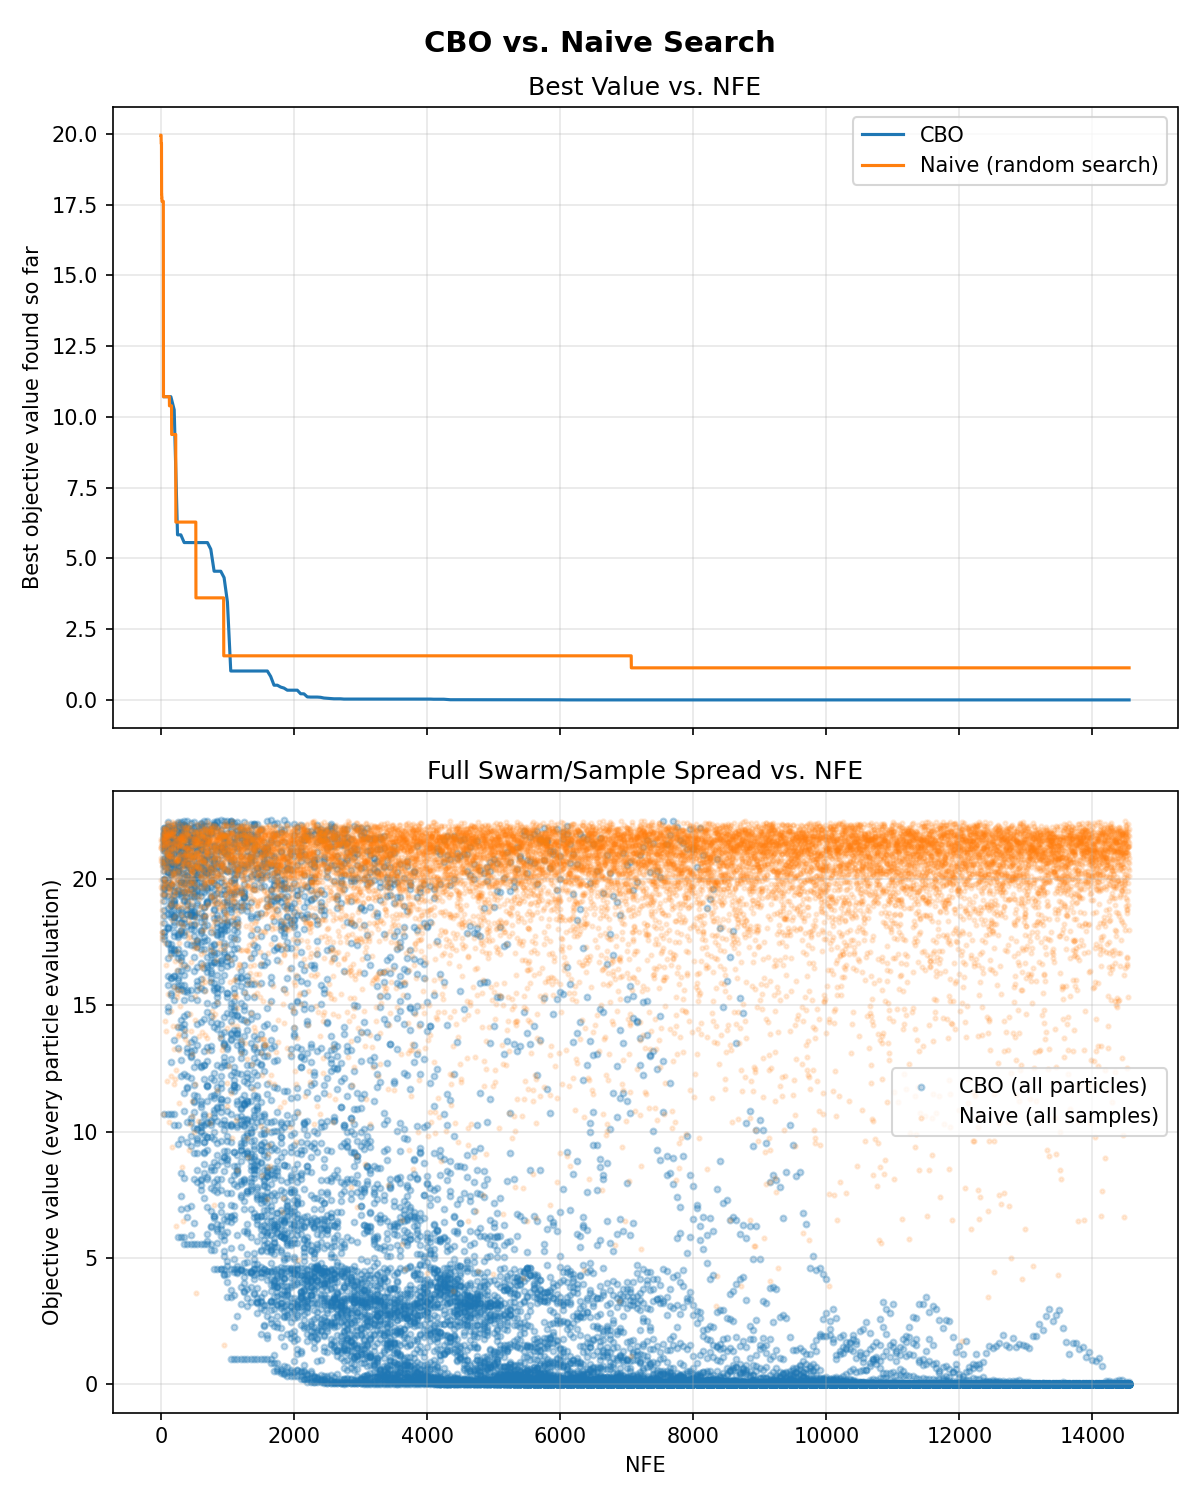

Recreate this plot in Python.
# LAST UPDATED 8/19/2026
import sys
from pathlib import Path
sys.path.append(str(Path(__file__).resolve().parent.parent.parent))

import csv
import numpy as np
import matplotlib.pyplot as plt

from bc_algorithms import ackley, rastrigin, cbo, naive, naive_uniform

def plot(f, d=2, seed=0):

    best_x, running_best, consensus_hist, part_hist, obj_val_hist, best_val_hist, var_hist = cbo(f, d=d, seed=seed)
    n_particles = part_hist.shape[1]
    n_iters = len(best_val_hist)
    NFE_cbo = np.arange(1, n_iters+1) * n_particles # each iter costs n_particles evaluations

    best_x_naive, best_val_naive, x_positions_naive, f_vals_naive, n_evals_naive, var_naive = naive(f, d=d, seed=seed)
    # naive has no iterations (draws and evaluates one big independent and identically distributed batch at once)
    # only output of naive is (NFE_total, best_val) point
    # so plot at every possible NFE

    naive_running_best = np.minimum.accumulate(f_vals_naive)
    NFE_naive = np.arange(1, len(f_vals_naive)+1)

    # SWARM: every individual evaluation, not just running best
    # use part_hist to get objective values for every particle
    cbo_swarm_vals = f(part_hist.reshape(-1, d)).reshape(n_iters, n_particles)
    cbo_swarm_NFE = np.repeat(NFE_cbo, n_particles)
    # for naive swarm, already have all points
    naive_swarm_vals = f_vals_naive
    naive_swarm_NFE = NFE_naive

    # summary table
    headers = ["Algorithm", "Best Obj Value", "Total NFE", "Final Variance", "Iterations/Samples"]
    rows = [
        ["CBO",   f"{best_val_hist[-1]:.6f}", f"{NFE_cbo[-1]}",   f"{var_hist[-1]:.6f}", f"{n_iters}"],
        ["Naive", f"{best_val_naive:.6f}",    f"{NFE_naive[-1]}", f"{var_naive:.6f}",    f"{n_evals_naive}"],
    ]
    col_widths = [max(len(h), *(len(r[i]) for r in rows)) for i, h in enumerate(headers)]

    def fmt_row(vals):
        return " | ".join(v.ljust(w) for v, w in zip(vals, col_widths))

    print(fmt_row(headers))
    print("-+-".join("-" * w for w in col_widths))
    for r in rows:
        print(fmt_row(r))

    with open("cbo_vs_naive_summary.csv", "w", newline="") as fh:
        writer = csv.writer(fh)
        writer.writerow(headers)
        writer.writerows(rows)

    # plot
    fig, (ax1, ax2) = plt.subplots(2, 1, figsize=(8,10), sharex=True)
    # curve
    ax1.plot(NFE_cbo, best_val_hist, label="CBO")
    ax1.plot(NFE_naive, naive_running_best, label="Naive (random search)")
    # ax1.set_yscale("log")
    ax1.set_ylabel("Best objective value found so far")
    ax1.set_title("Best Value vs. NFE")
    ax1.legend()
    ax1.grid(alpha=0.3)
    # scatter
    ax2.scatter(cbo_swarm_NFE, cbo_swarm_vals.ravel(), s=8, alpha=0.3, label="CBO (all particles)")
    ax2.scatter(naive_swarm_NFE, naive_swarm_vals, s=4, alpha=0.15, label="Naive (all samples)")
    # ax2.set_yscale("log")
    ax2.set_xlabel("NFE"); ax2.set_ylabel("Objective value (every particle evaluation)")
    ax2.set_title("Full Swarm/Sample Spread vs. NFE")
    ax2.legend()
    ax2.grid(alpha=0.3)

    fig.suptitle("CBO vs. Naive Search", fontsize=14, fontweight="bold")
    plt.tight_layout()
    plt.savefig("cbo_vs_naive.png", dpi=150)

def main():
    plot(ackley)

if __name__ == "__main__":
    main()
